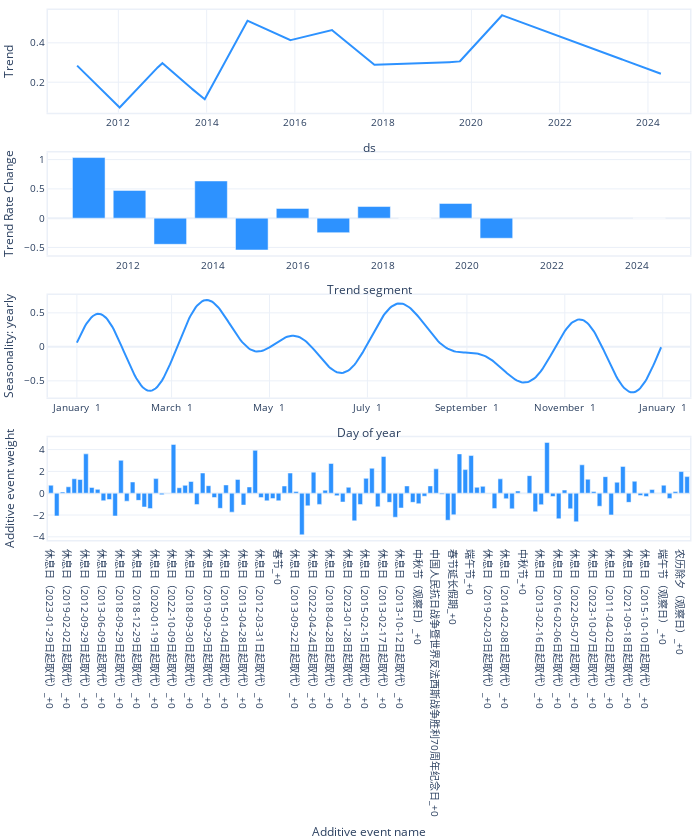

Notebook source saved alongside this figure:
### Code cell
m.plot_parameters()

### Figure 1 — Plotly figure (JSON) as saved in the notebook; plotly's stock layout.template omitted (floating-point values rounded to 4 significant figures; data arrays with more than 128 entries replaced by an {"elided": "..."} marker saying what was removed)
{"data": [{"fill": "none", "line": {"color": "#2d92ff", "width": 2}, "mode": "lines", "name": "Trend", "type": "scatter", "x": {"elided": "3452 str values"}, "xaxis": "x", "y": {"elided": "3452 float values"}, "yaxis": "y"}, {"marker": {"color": "#2d92ff"}, "name": "Trend Rate Change", "type": "bar", "x": ["2011-01-25T00:00:00", "2012-01-11T08:17:27.272727", "2012-12-27T16:34:54.545455", "2013-12-14T00:52:21.818182", "2014-11-30T09:09:49.090909", "2015-11-16T17:27:16.363636", "2016-11-02T01:44:43.636364", "2017-10-19T10:02:10.909091", "2018-10-05T18:19:38.181818", "2019-09-22T02:37:05.454545", "2020-09-07T10:54:32.727273", "2024-04-17T00:00:00"], "xaxis": "x2", "y": [1.035, 0.4745, -0.4462, 0.6353, -0.5433, 0.1668, -0.2473, 0.1987, -0.003138, 0.2514, -0.3426, 0], "yaxis": "y2"}, {"fill": "none", "line": {"color": "#2d92ff", "width": 2}, "mode": "lines", "name": "yearly", "type": "scatter", "x": {"elided": "365 str values"}, "xaxis": "x3", "y": {"elided": "365 float values"}, "yaxis": "y3"}, {"marker": {"color": "#2d92ff"}, "name": "Additive event", "type": "bar", "width": 0.8, "x": ["休息日（2023-01-29日起取代）_+0", "清明节（观察日）_+0", "休息日（2013-04-27日起取代）_+0", "休息日（2019-02-02日起取代）_+0", "休息日（2013-09-29日起取代）_+0", "休息日（2017-01-22日起取代）_+0", "休息日（2012-09-29日起取代）_+0", "休息日（2024-10-12日起取代）_+0", "休息日（2020-04-26日起取代）_+0", "休息日（2013-06-09日起取代）_+0", "休息日（2022-04-02日起取代）_+0", "休息日（2011-10-08日起取代）_+0", "休息日（2018-09-29日起取代）_+0", "休息日（2013-01-05日起取代）_+0", "休息日（2024-04-28日起取代）_+0", "休息日（2018-12-29日起取代）_+0", "休息日（2018-04-08日起取代）_+0", "休息日（2022-01-29日起取代）_+0", "休息日（2020-01-19日起取代）_+0", "休息日（2011-10-09日起取代）_+0", "休息日（2019-10-12日起取代）_+0", "休息日（2022-10-09日起取代）_+0", "休息日（2016-02-14日起取代）_+0", "休息日（2021-02-07日起取代）_+0", "休息日（2018-09-30日起取代）_+0", "休息日（2014-10-11日起取代）_+0", "休息日（2023-06-25日起取代）_+0", "休息日（2019-09-29日起取代）_+0", "休息日（2024-05-11日起取代）_+0", "休息日（2024-02-18日起取代）_+0", "休息日（2015-01-04日起取代）_+0", "休息日（2021-02-20日起取代）_+0", "休息日（2013-04-07日起取代）_+0", "休息日（2013-04-28日起取代）_+0", "休息日（2012-01-29日起取代）_+0", "清明节_+0", "休息日（2012-03-31日起取代）_+0", "休息日（2012-01-21日起取代）_+0", "中秋节; 国庆节_+0", "春节_+0", "国庆节（观察日）_+0", "休息日（2021-10-09日起取代）_+0", "休息日（2013-09-22日起取代）_+0", "休息日（2014-09-28日起取代）_+0", "休息日（2018-02-11日起取代）_+0", "休息日（2022-04-24日起取代）_+0", "休息日（2021-09-26日起取代）_+0", "休息日（2016-10-08日起取代）_+0", "休息日（2018-04-28日起取代）_+0", "休息日（2023-10-08日起取代）_+0", "休息日（2013-01-06日起取代）_+0", "休息日（2023-01-28日起取代）_+0", "休息日（2024-09-14日起取代）_+0", "休息日（2021-04-25日起取代）_+0", "休息日（2015-02-15日起取代）_+0", "休息日（2012-04-28日起取代）_+0", "休息日（2014-05-04日起取代）_+0", "休息日（2013-02-17日起取代）_+0", "春节（观察日）_+0", "休息日（2017-05-27日起取代）_+0", "休息日（2013-10-12日起取代）_+0", "休息日（2020-10-10日起取代）_+0", "休息日（2011-02-12日起取代）_+0", "中秋节（观察日）_+0", "劳动节（观察日）_+0", "休息日（2011-01-30日起取代）_+0", "中国人民抗日战争暨世界反法西斯战争胜利70周年纪念日_+0", "休息日（2024-04-07日起取代）_+0", "休息日（2020-05-09日起取代）_+0", "春节延长假期_+0", "休息日（2020-06-28日起取代）_+0", "休息日（2012-04-01日起取代）_+0", "端午节_+0", "元旦（观察日）_+0", "休息日（2023-05-06日起取代）_+0", "休息日（2019-02-03日起取代）_+0", "休息日（2016-10-09日起取代）_+0", "休息日（2016-09-18日起取代）_+0", "休息日（2014-02-08日起取代）_+0", "休息日（2024-02-04日起取代）_+0", "休息日（2017-02-04日起取代）_+0", "中秋节_+0", "休息日（2013-06-08日起取代）_+0", "元旦_+0", "休息日（2013-02-16日起取代）_+0", "休息日（2015-02-28日起取代）_+0", "休息日（2022-01-30日起取代）_+0", "休息日（2016-02-06日起取代）_+0", "休息日（2024-09-29日起取代）_+0", "休息日（2011-12-31日起取代）_+0", "休息日（2022-05-07日起取代）_+0", "劳动节_+0", "休息日（2015-09-06日起取代）_+0", "休息日（2023-10-07日起取代）_+0", "国庆节_+0", "休息日（2023-04-23日起取代）_+0", "休息日（2011-04-02日起取代）_+0", "休息日（2018-02-24日起取代）_+0", "休息日（2021-05-08日起取代）_+0", "休息日（2021-09-18日起取代）_+0", "休息日（2022-10-08日起取代）_+0", "休息日（2020-09-27日起取代）_+0", "休息日（2015-10-10日起取代）_+0", "休息日（2017-09-30日起取代）_+0", "农历除夕_+0", "端午节（观察日）_+0", "休息日（2016-06-12日起取代）_+0", "休息日（2014-01-26日起取代）_+0", "农历除夕（观察日）_+0", "休息日（2017-04-01日起取代）_+0"], "xaxis": "x4", "y": [0.7303, -2.086, 0.107, 0.5885, 1.321, 1.255, 3.606, 0.5273, 0.3505, -0.6913, -0.585, -2.09, 3.015, -0.7307, 1.028, -0.6577, -1.265, -1.414, 1.338, -0.1369, 0.007781, 4.471, 0.5001, 0.7221, 1.071, -1.047, 1.852, 0.6869, -0.3944, -1.386, 0.7592, -1.737, 1.264, -1.088, 0.5725, 3.93, -0.4051, -0.7017, -0.4946, -0.6937, 0.6594, 1.848, 0.1632, -3.821, -1.162, 1.93, -1.027, 0.2736, 2.724, -0.2269, -0.8108, 0.5418, -2.538, -1.034, 1.359, 2.287, -1.246, 3.366, -0.8392, -2.202, -1.357, 0.6659, -0.8376, -0.9643, -0.2818, 0.669, 2.232, -0.1006, -2.478, -1.982, 3.603, 2.161, 3.453, 0.5416, 0.6279, 0.0145, -1.414, 1.313, -0.5035, -1.437, 0.2043, -0.02404, 1.609, -1.708, -1.052, 4.654, -0.3032, -2.343, 0.2853, -1.428, -2.621, 2.604, 1.28, 0.1522, -1.198, 1.517, -1.994, 1.006, 2.457, -0.8396, 1.094, -0.2157, -0.3005, 0.3359, -0.0285, 0.7332, -0.4799, 0.1561, 1.983, 1.521], "yaxis": "y4"}], "layout": {"autosize": true, "font": {"size": 10}, "height": 840, "hovermode": "x unified", "margin": {"b": 0, "l": 0, "pad": 0, "r": 10, "t": 10}, "showlegend": false, "title": {"font": {"size": 12}}, "width": 700, "xaxis": {"anchor": "y", "domain": [0, 1], "linewidth": 1.5, "mirror": true, "range": ["2010-05-29T00:00:00", "2024-12-14T00:00:00"], "showline": true, "title": {"text": "ds"}, "type": "date"}, "xaxis2": {"anchor": "y2", "domain": [0, 1], "linewidth": 1.5, "mirror": true, "range": ["2010-02-07T15:42:32.727273", "2025-04-03T08:17:27.272727"], "showline": true, "title": {"text": "Trend segment"}, "type": "date"}, "xaxis3": {"anchor": "y3", "domain": [0, 1], "linewidth": 1.5, "mirror": true, "range": ["2016-12-14T00:00:00", "2018-01-18T00:00:00"], "showline": true, "tickformat": "%B %e", "title": {"text": "Day of year"}}, "xaxis4": {"anchor": "y4", "domain": [0, 1], "linewidth": 1.5, "mirror": true, "showline": true, "title": {"text": "Additive event name"}}, "yaxis": {"anchor": "x", "domain": [0.8063, 1], "linewidth": 1.5, "mirror": true, "rangemode": "normal", "showline": true, "title": {"text": "Trend"}}, "yaxis2": {"anchor": "x2", "domain": [0.5375, 0.7312], "linewidth": 1.5, "mirror": true, "rangemode": "normal", "showline": true, "title": {"text": "Trend Rate Change"}}, "yaxis3": {"anchor": "x3", "domain": [0.2687, 0.4625], "linewidth": 1.5, "mirror": true, "rangemode": "normal", "showline": true, "title": {"text": "Seasonality: yearly"}}, "yaxis4": {"anchor": "x4", "domain": [0, 0.1938], "linewidth": 1.5, "mirror": true, "rangemode": "normal", "showline": true, "title": {"text": "Additive event weight"}}}}
